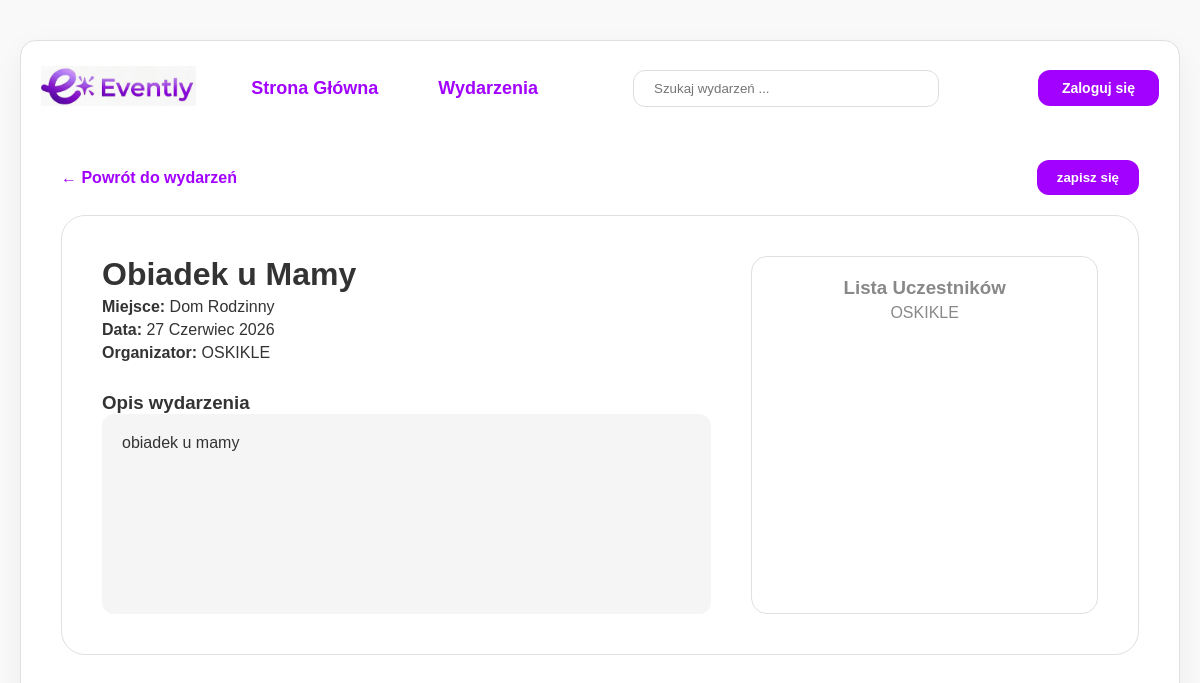
Page /wydarzenie/6/ on the earlier database version.
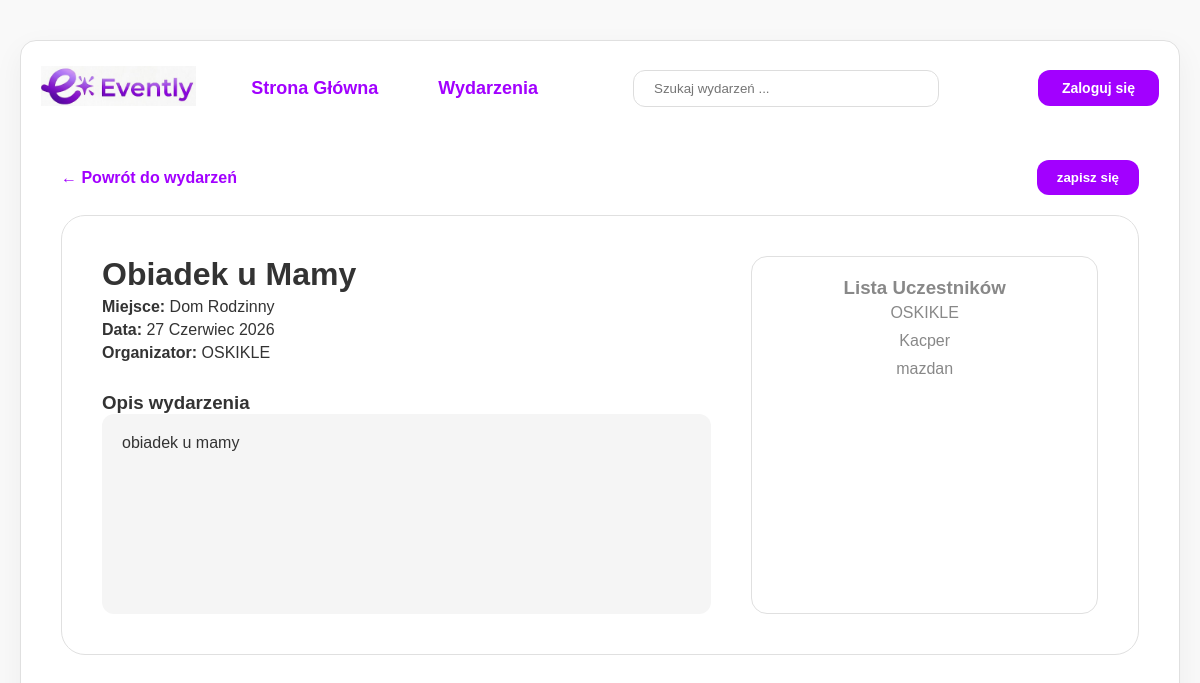
Same page on the later database version.
### wydarzenia/models.py (models this page shows)
class Zapis(models.Model):
    wydarzenie = models.ForeignKey(Wydarzenie, on_delete=models.CASCADE, related_name='zapisy')
    uzytkownik = models.ForeignKey(User, on_delete=models.CASCADE)
    data_zapisu = models.DateTimeField(auto_now_add=True)
    class Meta:
        unique_together = ('wydarzenie', 'uzytkownik')

### wydarzenia/views.py (the view)
# urls.py: path('wydarzenie/<int:wydarzenie_id>/', views.szczegoly_wydarzenia, name='szczegoly_wydarzenia'),
def szczegoly_wydarzenia(request, wydarzenie_id):
    wydarzenie = get_object_or_404(Wydarzenie, pk=wydarzenie_id)
    return render(request, 'szczegoly_wydarzenia.html', {'wydarzenie': wydarzenie})

### templates/szczegoly_wydarzenia.html (shortened to what the changed rows need)
{% load static %}
<!DOCTYPE html>
<html lang="pl">
<head>
    <link rel="stylesheet" href="{% static 'style.css' %}">
</head>
<body>
<div class="app-container">
    <main style="padding: 20px;">
        <div class="event-card">
    <div class="event-left">
        <h1 style="margin-top: 0;">{{ wydarzenie.nazwa }}</h1>
    </div>
    <div class="event-right">
        <h3>Lista Uczestników</h3>
        {% for zapis in wydarzenie.zapisy.all %}
            <div style="padding: 5px 0;">{{ zapis.uzytkownik.username }}</div>
        {% empty %}
            <p>Brak uczestników</p>
        {% endfor %}
    </div>
</div>
    </main>
</div>
</body>
</html>

Differences in the rows shown:
added Zapis: uzytkownik.username "Kacper"
added Zapis: uzytkownik.username "mazdan"
